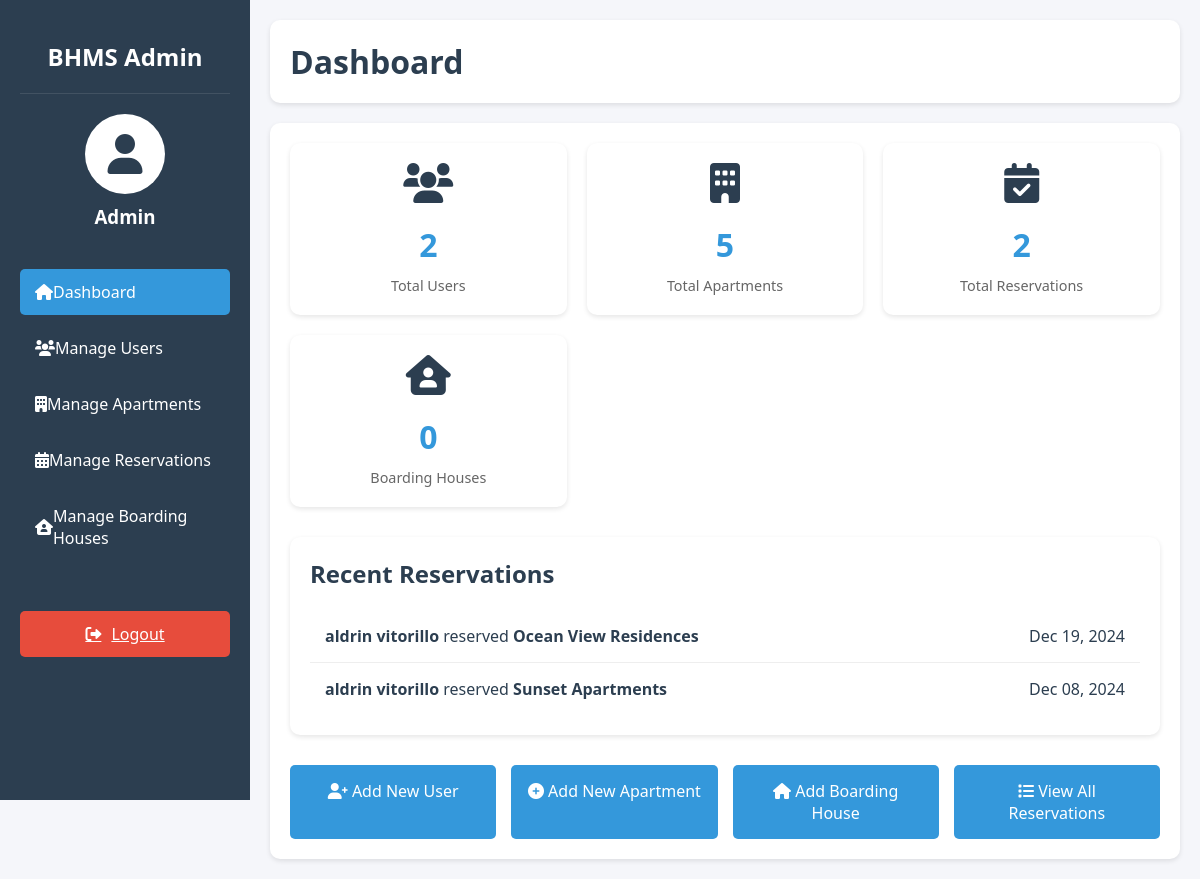
The page /ADMIN/admin_dashboard.php (signed in) on the database its author committed.
### tables this page shows
CREATE TABLE `reservations` (
  `id` int(11) NOT NULL,
  `user_id` int(11) NOT NULL,
  `apartment_id` int(11) NOT NULL,
  `reservation_date` timestamp NOT NULL DEFAULT current_timestamp(),
  `status` enum('reserved','canceled') DEFAULT 'reserved'
);

CREATE TABLE `apartments` (
  `id` int(11) NOT NULL,
  `name` varchar(255) NOT NULL,
  `location` varchar(255) NOT NULL,
  `price` decimal(10,2) NOT NULL,
  `available` tinyint(1) DEFAULT 1,
  `created_at` timestamp NOT NULL DEFAULT current_timestamp()
);

### ADMIN/dashboard_overview.php (the view, shortened to what this page needs)
<?php
require_once '../includes/db_connection.php';
$user_count = $conn->query("SELECT COUNT(*) as count FROM users")->fetch_assoc()['count'];
$apartment_count = $conn->query("SELECT COUNT(*) as count FROM apartments")->fetch_assoc()['count'];
$reservation_count = $conn->query("SELECT COUNT(*) as count FROM reservations")->fetch_assoc()['count'];
$boarding_house_count = $conn->query("SELECT COUNT(*) as count FROM boarding_houses")->fetch_assoc()['count'];
$recent_reservations = $conn->query("
    SELECT r.*,
           CONCAT(u.name, ' ', u.lastname) as user_name,
           a.name as apartment_name,
           r.reservation_date as created_at
    FROM reservations r
    JOIN users u ON r.user_id = u.id
    JOIN apartments a ON r.apartment_id = a.id
    ORDER BY r.reservation_date DESC
    LIMIT 5
");
?>
<div class="dashboard-stats">
    <div class="stat-card">
        <i class="fas fa-users"></i>
        <h3><?php echo $user_count; ?></h3>
        <p>Total Users</p>
    </div>
    <div class="stat-card">
        <i class="fas fa-building"></i>
        <h3><?php echo $apartment_count; ?></h3>
        <p>Total Apartments</p>
    </div>
    <div class="stat-card">
        <i class="fas fa-calendar-check"></i>
        <h3><?php echo $reservation_count; ?></h3>
        <p>Total Reservations</p>
    </div>
    <div class="stat-card">
        <i class="fas fa-house-user"></i>
        <h3><?php echo $boarding_house_count; ?></h3>
        <p>Boarding Houses</p>
    </div>
</div>
<div class="recent-activity">
    <h2>Recent Reservations</h2>
    <div class="activity-list">
        <?php if ($recent_reservations && $recent_reservations->num_rows > 0): ?>
            <?php while ($reservation = $recent_reservations->fetch_assoc()): ?>
                <div class="activity-item">
                    <div>
                        <strong><?php echo htmlspecialchars($reservation['user_name']); ?></strong> reserved
                        <strong><?php echo htmlspecialchars($reservation['apartment_name']); ?></strong>
                    </div>
                    <div>
                        <?php echo date('M d, Y', strtotime($reservation['created_at'])); ?>
                    </div>
                </div>
            <?php endwhile; ?>
        <?php else: ?>
            <p>No recent reservations</p>
        <?php endif; ?>
    </div>
</div>
<div class="quick-actions">
    <a href="?page=manage_users&action=add" class="action-btn">
        <i class="fas fa-user-plus"></i> Add New User
    </a>
    <a href="?page=manage_apartments&action=add" class="action-btn">
        <i class="fas fa-plus-circle"></i> Add New Apartment
    </a>
    <a href="?page=manage_boarding_houses&action=add" class="action-btn">
        <i class="fas fa-home"></i> Add Boarding House
    </a>
    <a href="?page=manage_reservations" class="action-btn">
        <i class="fas fa-list"></i> View All Reservations
    </a>
</div>

### ADMIN/admin_dashboard.php (style rules this page uses)
:root { --primary-color: #2c3e50; --secondary-color: #3498db; --background-color: #f5f6fa; --text-color: #2c3e50; --sidebar-width: 250px; }
* { margin: 0; padding: 0; box-sizing: border-box; }
body { font-family: 'Segoe UI', Tahoma, Geneva, Verdana, sans-serif; background-color: var(--background-color); color: var(--text-color); }

### ADMIN/dashboard_overview.php (style rules this page uses)
.dashboard-stats { display: grid; grid-template-columns: repeat(auto-fit, minmax(240px, 1fr)); gap: 20px; margin-bottom: 30px; }
.stat-card { background: white; padding: 20px; border-radius: 10px; box-shadow: 0 2px 5px rgba(0,0,0,0.1); text-align: center; }
.stat-card i { font-size: 2.5em; color: var(--primary-color); margin-bottom: 10px; }
.stat-card h3 { font-size: 2em; color: var(--secondary-color); margin: 10px 0; }
.stat-card p { color: #666; font-size: 0.9em; }
.recent-activity { background: white; padding: 20px; border-radius: 10px; box-shadow: 0 2px 5px rgba(0,0,0,0.1); }
.recent-activity h2 { margin-bottom: 20px; color: var(--primary-color); }
.activity-list { list-style: none; }
.activity-item { padding: 15px; border-bottom: 1px solid #eee; display: flex; align-items: center; justify-content: space-between; }
.activity-item:last-child { border-bottom: none; }
.quick-actions { display: grid; grid-template-columns: repeat(auto-fit, minmax(200px, 1fr)); gap: 15px; margin-top: 30px; }
.action-btn { background: var(--secondary-color); color: white; padding: 15px; border-radius: 5px; text-decoration: none; text-align: center; transition: background-color 0.3s; }

### rows shown on the page
reservations: user_name "aldrin vitorillo", apartment.name "Ocean View Residences", reservation_date "Dec 19, 2024"
reservations: user_name "aldrin vitorillo", apartment.name "Sunset Apartments", reservation_date "Dec 08, 2024"

### other values the page prints
$admin_name "Admin"
$user_count "2"
$apartment_count "5"
$reservation_count "2"
$boarding_house_count "0"
